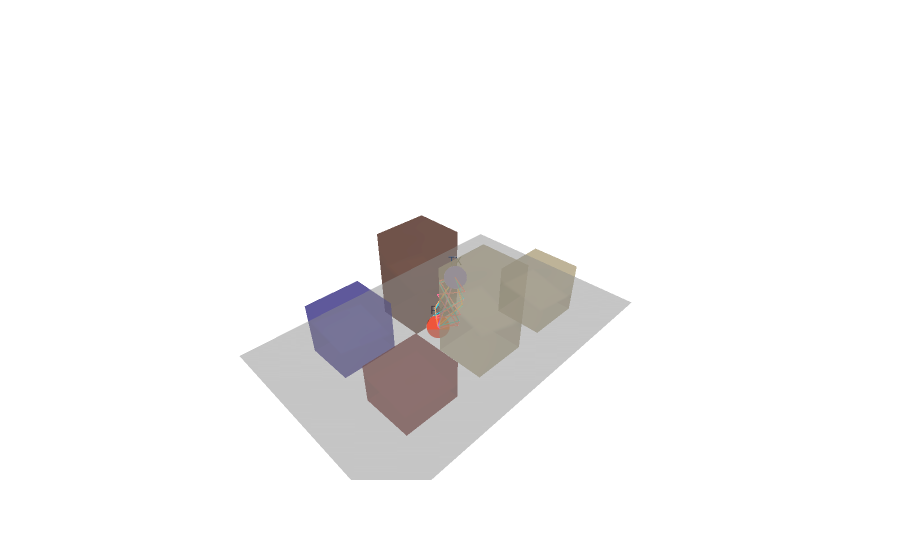

Source (notebook cell):
### Markdown cell above
After, we can trace ray paths in the generated scene and plot them.

### Code cell
with reuse(figure=example_fig) as fig:
    num_active_primitives = example_scene.mesh.num_active_primitives

    for order in [0, 1, 2, 3]:
        num_valid_paths = 0
        if order == 0:
            num_path_candidates = 1
        else:
            num_path_candidates = num_active_primitives * (
                num_active_primitives - 1
            ) ** (order - 1)
        for paths in tqdm(
            example_scene.compute_paths(order=order, chunk_size=1_000_000),
            desc="Processing path candidates",
            leave=False,
        ):
            num_valid_paths += paths.num_valid_paths
        paths.plot(showlegend=False)
        print(
            f"(order = {order}) Found {num_valid_paths:2d} valid paths our of {num_path_candidates:4d} path candidates."
        )

fig

### Figure 1 — Plotly figure (JSON) as saved in the notebook; plotly's stock layout.template omitted (floating-point values rounded to 4 significant figures; data arrays with more than 128 entries replaced by an {"elided": "..."} marker saying what was removed)
{"data": [{"mode": "markers+text", "showlegend": false, "text": ["TX"], "type": "scatter3d", "x": [-3.296], "y": [1.354], "z": [32.89]}, {"mode": "markers+text", "showlegend": false, "text": ["RX"], "type": "scatter3d", "x": [4.33], "y": [-4.296], "z": [1.018]}, {"facecolor": {"elided": "62x3 float values"}, "i": [10, 10, 8, 8, 12, 12, 14, 14, 8, 8, 13, 13, 18, 18, 16, 16, 20, 20, 22, 22, 16, 16, 21, 21, 26, 26, 24, 24, 28, 28, 30, 30, 24, 24, 29, 29, 34, 34, 32, 32, 36, 36, 38, 38, 32, 32, 37, 37, 42, 42, 40, 40, 44, 44, 46, 46, 40, 40, 45, 45, 48, 48], "j": [11, 9, 9, 13, 13, 15, 15, 11, 12, 14, 9, 11, 19, 17, 17, 21, 21, 23, 23, 19, 20, 22, 17, 19, 27, 25, 25, 29, 29, 31, 31, 27, 28, 30, 25, 27, 35, 33, 33, 37, 37, 39, 39, 35, 36, 38, 33, 35, 43, 41, 41, 45, 45, 47, 47, 43, 44, 46, 41, 43, 49, 50], "k": [9, 8, 13, 12, 15, 14, 11, 10, 14, 10, 11, 15, 17, 16, 21, 20, 23, 22, 19, 18, 22, 18, 19, 23, 25, 24, 29, 28, 31, 30, 27, 26, 30, 26, 27, 31, 33, 32, 37, 36, 39, 38, 35, 34, 38, 34, 35, 39, 41, 40, 45, 44, 47, 46, 43, 42, 46, 42, 43, 47, 50, 51], "opacity": 0.5, "showlegend": false, "type": "mesh3d", "x": [-62.11, -62.11, -62.11, -62.11, -30.99, -30.99, -30.99, -30.99, -15.12, -15.12, -15.12, -15.12, 16.0, 16.0, 16.0, 16.0, 31.52, 31.52, 31.52, 31.52, 62.64, 62.64, 62.64, 62.64, -15.12, -15.12, -15.12, -15.12, 16.0, 16.0, 16.0, 16.0, -62.41, -62.41, -62.41, -62.41, -31.29, -31.29, -31.29, -31.29, 32.36, 32.36, 32.36, 32.36, 63.48, 63.48, 63.48, 63.48, -93.97, 92.43, 92.43, -93.97], "y": [-36.5, -36.5, -8.613, -8.613, -36.5, -36.5, -8.613, -8.613, -36.5, -36.5, -8.613, -8.613, -36.5, -36.5, -8.613, -8.613, -36.5, -36.5, -8.613, -8.613, -36.5, -36.5, -8.613, -8.613, 9.572, 9.572, 37.46, 37.46, 9.572, 9.572, 37.46, 37.46, 9.572, 9.572, 37.46, 37.46, 9.572, 9.572, 37.46, 37.46, 10.34, 10.34, 38.22, 38.22, 10.34, 10.34, 38.22, 38.22, 60.81, 60.81, -60.33, -60.33], "z": [-0.03079, 21.82, -0.03079, 21.82, -0.03079, 21.82, -0.03079, 21.82, -0.03079, 50.94, -0.03079, 50.94, -0.03079, 50.94, -0.03079, 50.94, -0.03079, 29.1, -0.03079, 29.1, -0.03079, 29.1, -0.03079, 29.1, -0.03079, 50.94, -0.03079, 50.94, -0.03079, 50.94, -0.03079, 50.94, -0.03079, 29.1, -0.03079, 29.1, -0.03079, 29.1, -0.03079, 29.1, -0.03079, 21.82, -0.03079, 21.82, -0.03079, 21.82, -0.03079, 21.82, -0.03079, -0.03079, -0.03079, -0.03079]}, {"mode": "lines", "showlegend": false, "type": "scatter3d", "x": [-3.296, 4.33, NaN], "y": [1.354, -4.296, NaN], "z": [32.89, 1.018, NaN]}, {"mode": "lines", "showlegend": false, "type": "scatter3d", "x": [-3.296, 2.025, 4.33, NaN, -3.296, -0.4583, 4.33, NaN, -3.296, 4.094, 4.33, NaN], "y": [1.354, -8.613, -4.296, NaN, 1.354, 9.572, -4.296, NaN, 1.354, -4.122, -4.296, NaN], "z": [32.89, 10.65, 1.018, NaN, 32.89, 21.03, 1.018, NaN, 32.89, -0.03079, 1.018, NaN]}, {"mode": "lines", "showlegend": false, "type": "scatter3d", "x": [-3.296, -1.487, 1.813, 4.33, NaN, -3.296, 2.025, 4.094, 4.33, NaN, -3.296, -1.256, 3.258, 4.33, NaN, -3.296, -0.4583, 4.094, 4.33, NaN], "y": [1.354, -8.613, 9.572, -4.296, NaN, 1.354, -8.613, -4.738, -4.296, NaN, 1.354, 9.572, -8.613, -4.296, NaN, 1.354, 9.572, -3.614, -4.296, NaN], "z": [32.89, 25.33, 11.54, 1.018, NaN, 32.89, 9.185, -0.03079, 1.018, NaN, 32.89, 24.36, 5.497, 1.018, NaN, 32.89, 20.25, -0.03079, 1.018, NaN]}, {"mode": "lines", "showlegend": false, "type": "scatter3d", "x": [-3.296, -1.795, 0.9424, 3.68, 4.33, NaN, -3.296, -1.487, 1.813, 4.094, 4.33, NaN, -3.296, -2.224, 0.1486, 2.521, 4.33, NaN, -3.296, -1.256, 3.258, 4.094, 4.33, NaN], "y": [1.354, -8.613, 9.572, -8.613, -4.296, NaN, 1.354, -8.613, 9.572, -2.998, -4.296, NaN, 1.354, 9.572, -8.613, 9.572, -4.296, NaN, 1.354, 9.572, -8.613, -5.245, -4.296, NaN], "z": [32.89, 26.61, 15.17, 3.734, 1.018, NaN, 32.89, 24.83, 10.13, -0.03079, 1.018, NaN, 32.89, 28.41, 18.49, 8.578, 1.018, NaN, 32.89, 23.8, 3.693, -0.03079, 1.018, NaN]}], "layout": {"scene": {"xaxis": {"visible": false}, "yaxis": {"visible": false}, "zaxis": {"visible": false}}}}
